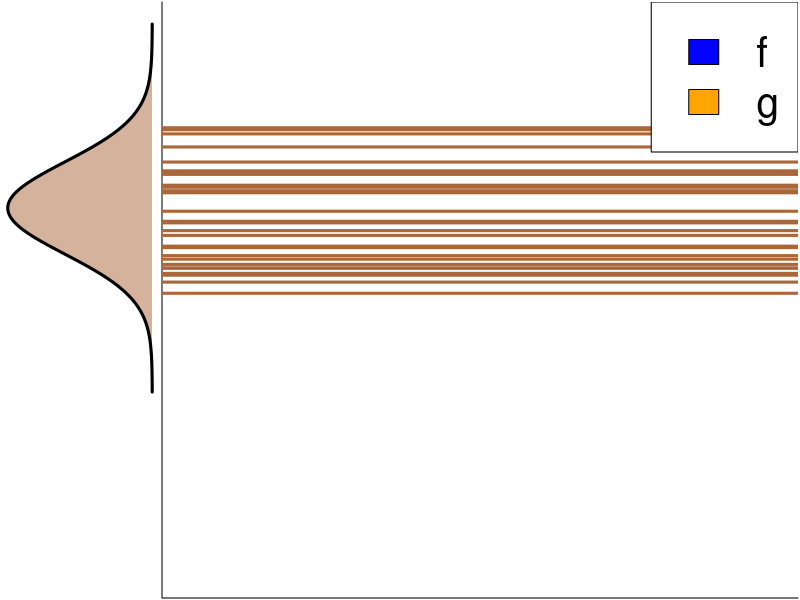
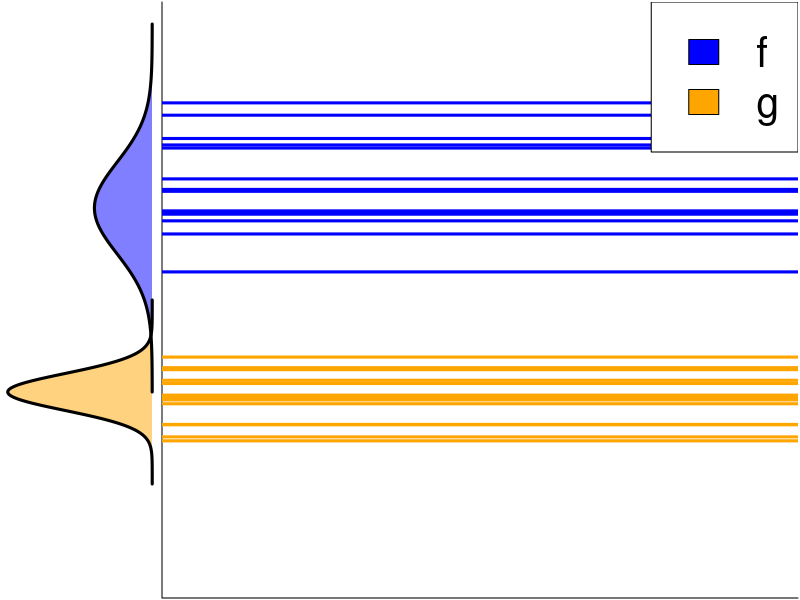
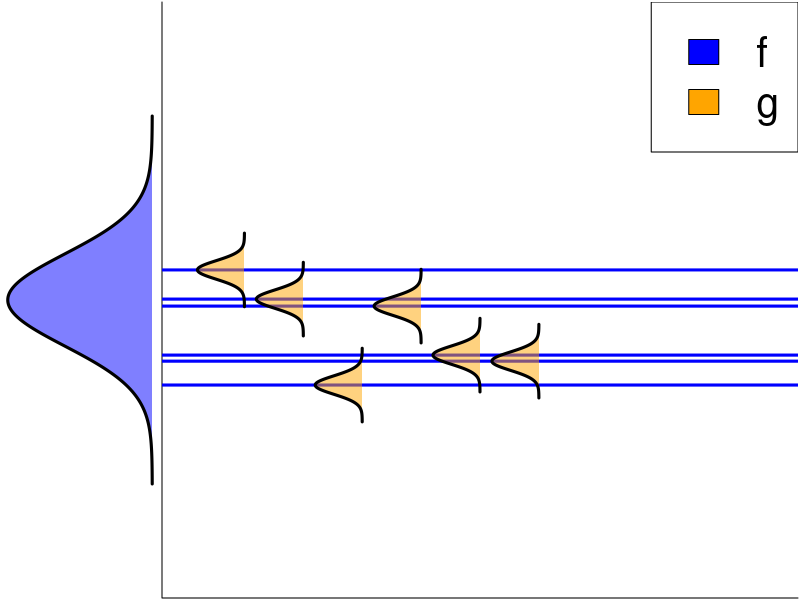
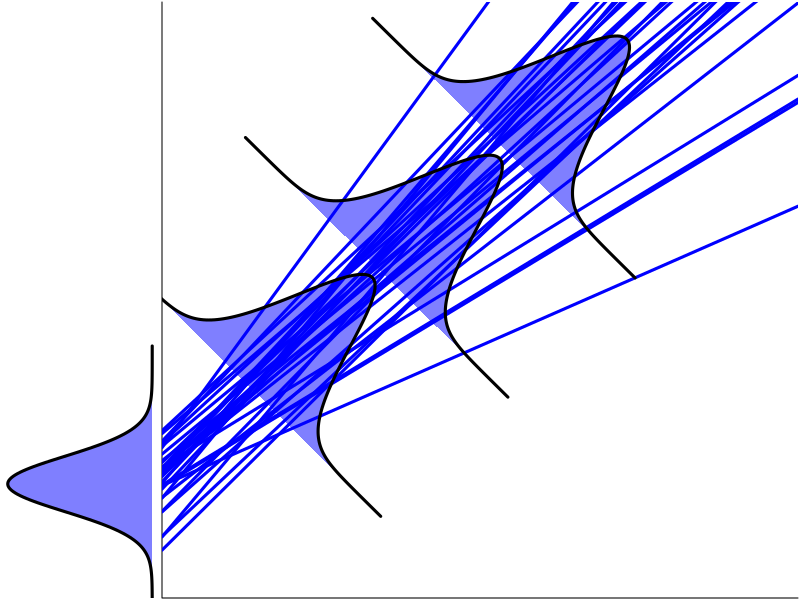
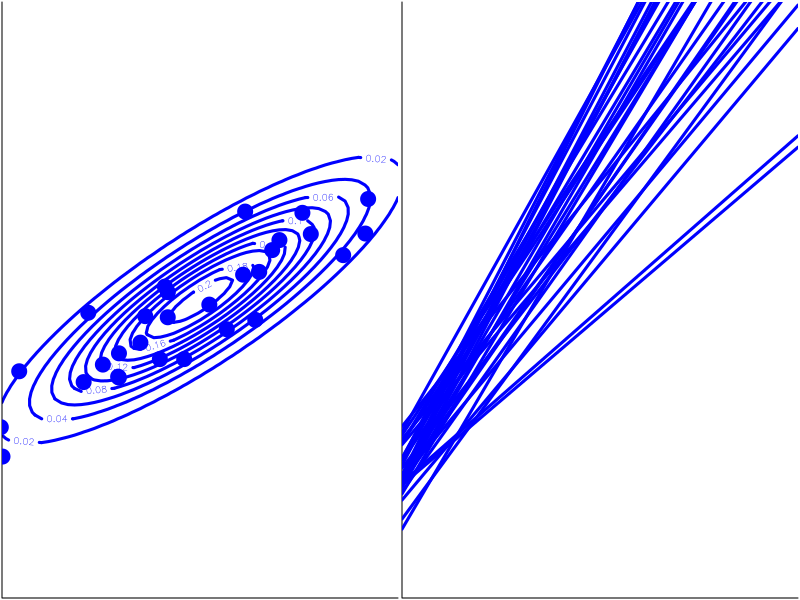

Generate these figures, in order, with R:
## ---- chunk 1
zones=matrix(c(1,2), ncol=2, byrow=TRUE)
layout(zones, widths=c(1/5,4/5), heights=c(1/5,4/5))

val <- seq(-1, 3, length = 200)
marginal <- dnorm(val, mean = 1, sd = 0.5)

par(mar = c(0.1, 0.1, 0.1, 0.1))
plot(-marginal,val,
     type = "n",
     ylim = c(-3,3),
     axes = FALSE,
     xlab = "",
     ylab = "") 

polygon(x = c(-marginal,-marginal[1]),
        y = c(val, val[1]),
        col = rgb(170/255, 103/255, 57/255, 0.5),
        border = NA)

lines(-marginal,val, lwd = 3)

plot(0,0,
     type = "n",
     xlim = c(0,5),
     ylim = c(-3,3),
     bty="L",
     xaxt = "n",
     yaxt = "n",
     xlab = "",
     ylab = "",) 

set.seed(40)
abline(h = rnorm(30, mean = 1, sd = 0.5),
       lwd = 3,
       col = rgb(170/255, 103/255, 57/255))

legend("topright",
       legend = c("f", "g"),
       fill = c("blue", "orange"),
       cex = 2.5)
## ---- chunk 2
zones=matrix(c(1,2), ncol=2, byrow=TRUE)
layout(zones, widths=c(1/5,4/5), heights=c(1/5,4/5))

val1 <- seq(-1, 3, length = 200)
marginal1 <- dnorm(val1, mean = 1, sd = 0.5)

val2 <- seq(-2, 0, length = 200)
marginal2 <- dnorm(val2, mean = -1, sd = 0.2)

par(mar = c(0.1, 0.1, 0.1, 0.1))
plot(-marginal2,val2,
     type = "n",
     ylim = c(-3,3),
     axes = FALSE,
     xlab = "",
     ylab = "") 

polygon(x = c(-marginal1,-marginal1[1]),
        y = c(val1, val1[1]),
        col = rgb(0, 0, 1, 0.5),
        border = NA)

polygon(x = c(-marginal2,-marginal2[1]),
        y = c(val2, val2[1]),
        col = rgb(255/255, 165/255, 0, 0.5),
        border = NA)

lines(-marginal1,val1, lwd = 3)
lines(-marginal2,val2, lwd = 3)

plot(0,0,
     type = "n",
     xlim = c(0,5),
     ylim = c(-3,3),
     bty="L",
     xaxt = "n",
     yaxt = "n",
     xlab = "",
     ylab = "",) 

set.seed(42)
abline(h = rnorm(15, mean = 1, sd = 0.5),
       lwd = 3,
       col = "blue")

abline(h = rnorm(15, mean = -1, sd = 0.2),
       lwd = 3,
       col = "orange")

legend("topright",
       legend = c("f", "g"),
       fill = c("blue", "orange"),
       cex = 2.5)
## ---- chunk 3
zones=matrix(c(1,2), ncol=2, byrow=TRUE)
layout(zones, widths=c(1/5,4/5), heights=c(1/5,4/5))

val <- seq(-2, 2, length = 200)
marginal <- dnorm(val, mean = 0, sd = 0.5)

par(mar = c(0.1, 0.1, 0.1, 0.1))
plot(-marginal,val,
     type = "n",
     ylim = c(-3,3),
     axes = FALSE,
     xlab = "",
     ylab = "") 

polygon(x = c(-marginal,-marginal[1]),
        y = c(val, val[1]),
        col = rgb(0, 0, 1, 0.5),
        border = NA)

lines(-marginal,val, lwd = 3)

plot(0,0,
     type = "n",
     xlim = c(0,5),
     ylim = c(-3,3),
     bty="L",
     xaxt = "n",
     yaxt = "n",
     xlab = "",
     ylab = "",) 

set.seed(44)

smpl <- rnorm(6, mean = 0, sd = 0.5)
abline(h = smpl,
       lwd = 3,
       col = "blue")

posWeight <- seq(0.5,3, by = 0.5)

for(i in 1:length(smpl)){
  valIn <- seq(smpl[i]-0.4, smpl[i]+0.4, length = 200)
  marginalIn <- dnorm(valIn, mean = smpl[i], sd = 0.1) * 0.1
  
  polygon(x = c(-marginalIn,-marginalIn[1]) + posWeight[i],
          y = c(valIn, valIn[1]),
          col = rgb(255/255, 165/255, 0, 0.5),
          border = NA)
  
  lines(-marginalIn + posWeight[i] ,valIn, lwd = 3)
}

legend("topright",
       legend = c("f", "g"),
       fill = c("blue", "orange"),
       cex = 2.5)
## ---- chunk 4
zones=matrix(c(1,2), ncol=2, byrow=TRUE)
layout(zones, widths=c(1/5,4/5), heights=c(1/5,4/5))

val <- seq(-0.5, 2.5, length = 200)
marginal <- dnorm(val, mean = 1, sd = 0.3)

par(mar = c(0.1, 0.1, 0.1, 0.1))
plot(-marginal,val,
     type = "n",
     ylim = c(-3,3),
     axes = FALSE,
     xlab = "",
     ylab = "") 

polygon(x = c(-marginal,-marginal[1]),
        y = c(val, val[1]) - 3,
        col = rgb(0,0,1, 0.5),border = NA)

lines(-marginal,val - 3, lwd = 3)

plot(0,0,
     type = "n",
     xlim = c(0,5),
     ylim = c(0,5),
     bty="L",
     xaxt = "n",
     yaxt = "n",
     xlab = "",
     ylab = "",
     xaxs = "i",
     yaxs = "i") 

set.seed(42)
for(i in 1:30){
abline(a = rnorm(1, mean = 1, sd = 0.2),
       b = rnorm(1, mean = 1, sd = 0.2),
       lwd = 3,
       col = "blue")
}

val <- seq(-0.5, 2.5, length = 200)
marginal <- dnorm(val, mean = 1, sd = 0.3)
marginalRot <- spdep::Rotation(cbind(-marginal,val), angle = 3.9)

polygon(x = c(marginalRot[,1] + 0,marginalRot[1,1] + 0),
        y = c(marginalRot[,2] + 2.5, marginalRot[1,2] + 2.5),
        col = rgb(0,0,1, 0.5),border = NA)

lines(marginalRot[,1]+0, marginalRot[,2] + 2.5, lwd = 3)

polygon(x = c(marginalRot[,1] + 1.0,marginalRot[1,1] + 1.0),
        y = c(marginalRot[,2] + 3.5, marginalRot[1,2] + 3.5),
        col = rgb(0,0,1, 0.5),border = NA)

lines(marginalRot[,1]+1.0, marginalRot[,2] + 3.5, lwd = 3)
par(xpd = TRUE)
polygon(x = c(marginalRot[,1] + 2.0,marginalRot[1,1] + 2.0),
        y = c(marginalRot[,2] + 4.5, marginalRot[1,2] + 4.5),
        col = rgb(0,0,1, 0.5),border = NA)

lines(marginalRot[,1]+2.0, marginalRot[,2] + 4.5, lwd = 3)
par(xpd = FALSE)
## ---- chunk 5

set.seed(41)

zones=matrix(c(1,2), ncol=2, byrow=TRUE)
layout(zones, widths=c(4/5,4/5), heights=c(4/5,4/5))

library(mnormt)

#create bivariate normal distribution
x     <- seq(-3, 3, 0.1) 
y     <- seq(-3, 3, 0.1)
mu    <- c(0, 0)
sigma <- matrix(c(2, 1.2, 1.2, 1), nrow=2)
f     <- function(x, y) dmnorm(cbind(x, y), mu, sigma)
z     <- outer(x, y, f)

#create contour plot
contour(x, y, z, 
        asp =1, 
        las = 1, 
        col ="blue",
        lwd = 3,
        axes = TRUE,
        bty="L",
        xaxt = "n",
        yaxt = "n",
        xlab = "",
        ylab = "",
        xaxs = "i",
        yaxs = "i",
        cex.axis = 2.5)

interceptSlope30 <- MASS::mvrnorm(30,
                                  mu = mu,
                                  Sigma = sigma)

points(interceptSlope30,
       pch = 19,
       cex = 2,
       col = "blue")

#par(mar = c(10,5,0,0))
par(xpd = TRUE)
mtext("Slope", 1, cex = 3, line = 1.5)
mtext("Intercept", 2, cex = 3, line = 1.5)
par(xpd = FALSE)

plot(0,0,
     type = "n",
     xlim = c(0,5),
     ylim = c(0,5),
     bty="L",
     xaxt = "n",
     yaxt = "n",
     xlab = "",
     ylab = "",
     xaxs = "i",
     yaxs = "i") 

for(i in 1:30){
  abline(a = rnorm(1, mean = 1, sd = 0.2),
         b = rnorm(1, mean = 1, sd = 0.2),
         lwd = 3,
         col = "blue")
}

val <- seq(-0.5, 2.5, length = 200)
marginal <- dnorm(val, mean = 1, sd = 0.3)
marginalRot <- spdep::Rotation(cbind(-marginal,val), angle = 3.9)

#polygon(x = c(marginalRot[,1] + 0,marginalRot[1,1] + 0),
#        y = c(marginalRot[,2] + 2.5, marginalRot[1,2] + 2.5),
#        col = rgb(0,0,1, 0.5),border = NA)

#lines(marginalRot[,1]+0, marginalRot[,2] + 2.5, lwd = 3)

#polygon(x = c(marginalRot[,1] + 1.0,marginalRot[1,1] + 1.0),
#        y = c(marginalRot[,2] + 3.5, marginalRot[1,2] + 3.5),
#        col = rgb(0,0,1, 0.5),border = NA)

#lines(marginalRot[,1]+1.0, marginalRot[,2] + 3.5, lwd = 3)
#par(xpd = TRUE)
#polygon(x = c(marginalRot[,1] + 2.0,marginalRot[1,1] + 2.0),
#        y = c(marginalRot[,2] + 4.5, marginalRot[1,2] + 4.5),
#        col = rgb(0,0,1, 0.5),border = NA)

#lines(marginalRot[,1]+2.0, marginalRot[,2] + 4.5, lwd = 3)
#par(xpd = FALSE)
